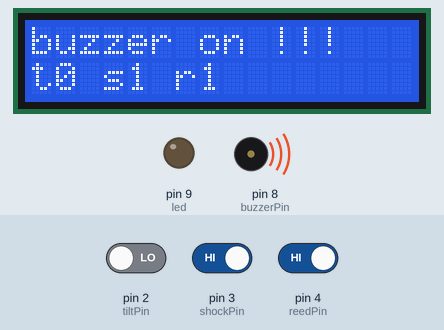
Bench run of a sketch on a simulated Arduino Uno, built with avr-gcc and run on an emulated ATmega328P. Parts: 16×2 character LCD, output pins drawn as LEDs (lit = HIGH), buzzer (waves = sounding). The inputs (shaded band) are chosen by the test bench; at power-on: pin 2 (tiltPin) LOW, pin 3 (shockPin) HIGH, pin 4 (reedPin) HIGH. What the sketch prints to the serial monitor is not drawn.

Above: at 3.2 s.
3.3 s: pin 2 (tiltPin) driven HIGH
At 3.7 s:
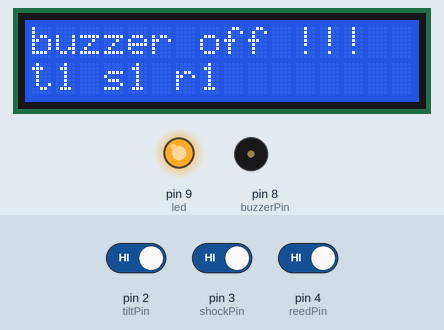
6.0 s: pin 3 (shockPin) driven LOW
At 6.9 s:
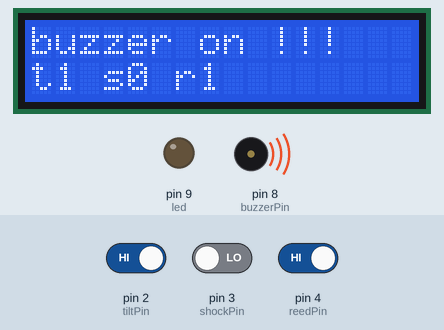
8.0 s: pin 4 (reedPin) driven LOW
At 8.8 s:
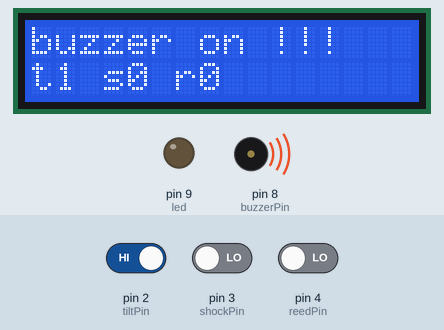
9.9 s: pin 2 (tiltPin) driven LOW
At 10.6 s:
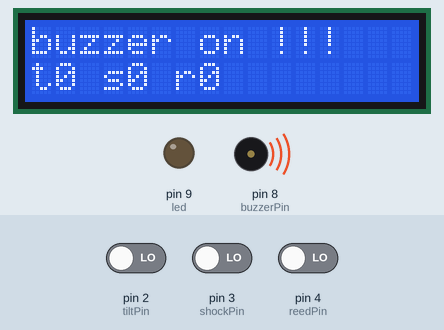
11.7 s: pin 3 (shockPin) driven HIGH
At 12.5 s:
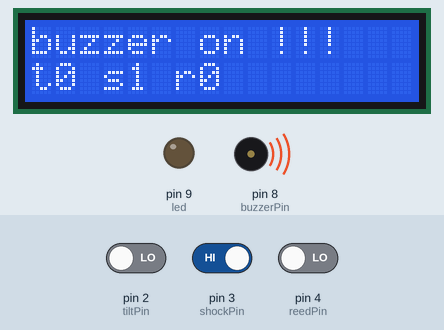
13.6 s: pin 2 (tiltPin) driven HIGH
At 14.4 s:
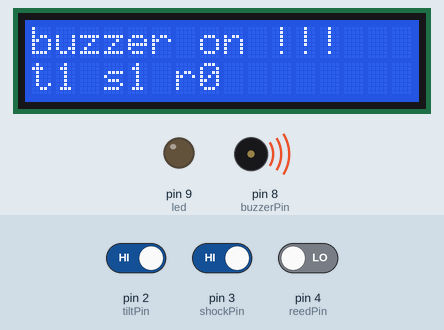
Timing chart, 0 to 16.5 s (numbered marks = the images above; inputs shaded):
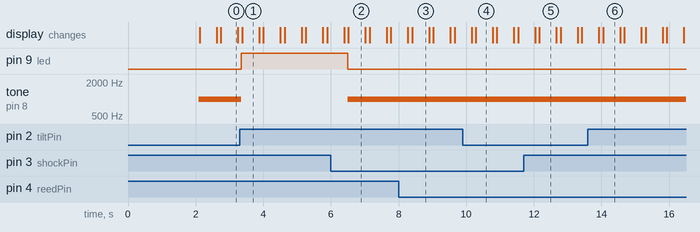

Measured:
- after the input at 3.3 s, pin 9 (led): LOW → HIGH after 0.05 s; tone on pin 8 (buzzerPin): 1000 Hz → silent after 0.05 s; the display: changes after 0.08 s (image 1)
- after the input at 6.0 s, pin 9 (led): HIGH → LOW after 0.49 s; tone on pin 8 (buzzerPin): silent → 1000 Hz after 0.49 s; the display: first differs from a run without the input after 0.52 s (image 2)
- after the input at 8.0 s, the display: first differs from a run without the input after 0.40 s (image 3)
- after the input at 9.9 s, the display: first differs from a run without the input after 0.38 s (image 4)
- after the input at 11.7 s, the display: first differs from a run without the input after 0.47 s (image 5)
- after the input at 13.6 s, the display: first differs from a run without the input after 0.45 s (image 6)
- what the display in image 0 shows lasts 0.6 s, from 2.7 s to 3.3 s

The sketch:

home_aug13_buz_tilt_reed_shock_lcd.ino
```cpp
#include <LiquidCrystal_I2C.h>
LiquidCrystal_I2C lcd(0x27, 16, 2);

int tiltPin = 2;
int shockPin = 3;
int reedPin = 4;
int buzzerPin = 8;
int led =9;


void setup() {
  pinMode(tiltPin, INPUT);
  pinMode(shockPin, INPUT);
  pinMode(reedPin, INPUT);
  pinMode(buzzerPin, OUTPUT);
  pinMode(led,OUTPUT);
  Serial.begin(9600);
  lcd.init();
  lcd.backlight();
  lcd.setCursor(0, 0);
  lcd.print("tilt,shock,reed");
  lcd.setCursor(0,1);
  lcd.print("for buzzer to beep");
  delay(2000);
}

void loop() {
  bool tilted = digitalRead(tiltPin) == LOW;
  bool shocked = digitalRead(shockPin) == LOW;
  bool doorOpen = digitalRead(reedPin) == LOW; // check: may need flipping per your board

  if (tilted || shocked || doorOpen) {
    tone(buzzerPin, 1000);
    digitalWrite(led,0);
    lcd.clear();
    lcd.setCursor(0,0);
    lcd.print("buzzer on !!!");
    lcd.setCursor(0,1);
    lcd.print("t");lcd.print(digitalRead(tiltPin));
    lcd.setCursor(3,1);
    lcd.print("s");lcd.print(digitalRead(shockPin));
    lcd.setCursor(6,1);
    lcd.print("r");lcd.print(digitalRead(reedPin));
  } else {
    noTone(buzzerPin);
    digitalWrite(led,1);
    lcd.clear();
    lcd.setCursor(0,0);
    lcd.print("buzzer off !!!");
    lcd.setCursor(0,1);
    lcd.print("t");lcd.print(digitalRead(tiltPin));
    lcd.setCursor(3,1);
    lcd.print("s");lcd.print(digitalRead(shockPin));
    lcd.setCursor(6,1);
    lcd.print("r");lcd.print(digitalRead(reedPin));
  }


  Serial.print("tilt:"); Serial.print(digitalRead(tiltPin));
  Serial.print(" shock:"); Serial.print(digitalRead(shockPin));
  Serial.print(" reed:"); Serial.println(digitalRead(reedPin));
  delay(500);

  lcd.clear();

  delay(100);
}
```
